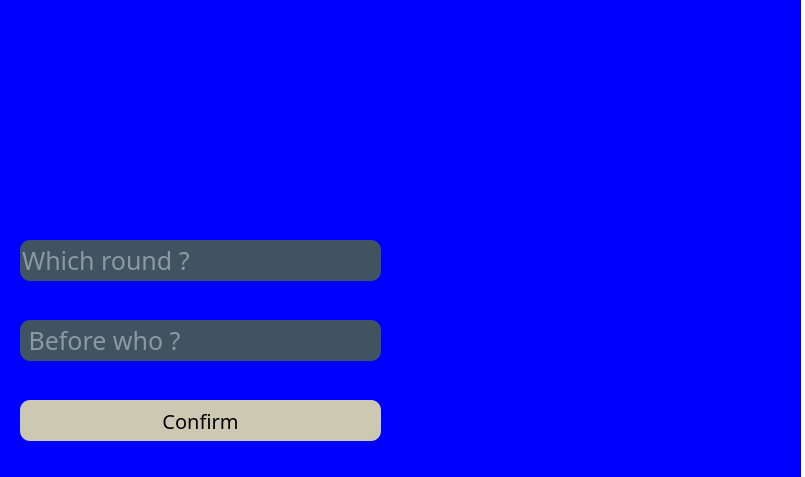
<?xml version="1.0" encoding="UTF-8"?>
<ui version="4.0">
 <class>ChooseRound</class>
 <widget class="QWidget" name="ChooseRound">
  <property name="geometry">
   <rect>
    <x>0</x>
    <y>0</y>
    <width>805</width>
    <height>477</height>
   </rect>
  </property>
  <property name="windowTitle">
   <string>Form</string>
  </property>
  <property name="styleSheet">
   <string notr="true">*{
	background:rgb(255, 255, 255);
	font-size:20px;
	font-family:Century Gothic,sans-serif;
}
QFrame{
background: blue;
}
QFrame{
	border:sold 10px rgba(0,0,0);
	background-image: url(I:/coding/C++project/final_checker_v1/pictureSource/postcard2.png);
}
QLineEdit{
	color: #8d98a1;
	background-color:#405361;
qproperty-alignment:AlignHCenter;
}
QLineEdit{
	color: #8d98a1;
	background-color:#405361;
	font-size:25px;
	border-style:outset;
	border-radius:10px;
}
QPushButton{
	background:#CDC8B1;
	border-style:outset;
	border-radius:10px;
 
}
QPushButton:pressed{
	background-color:#CDCDC1;
	border-style:inset;
}
QCheckBox{
	background:rgba(85,170,225,0);
	color:white;
}
QLabel{
	background:rgba(85,170,225,0);
	color:white;
	font-style: italic bold;
	font size:50px;
}

</string>
  </property>
  <widget class="QFrame" name="frame">
   <property name="geometry">
    <rect>
     <x>0</x>
     <y>-10</y>
     <width>801</width>
     <height>491</height>
    </rect>
   </property>
   <property name="frameShape">
    <enum>QFrame::StyledPanel</enum>
   </property>
   <property name="frameShadow">
    <enum>QFrame::Raised</enum>
   </property>
   <widget class="QPushButton" name="confirm">
    <property name="geometry">
     <rect>
      <x>20</x>
      <y>410</y>
      <width>361</width>
      <height>41</height>
     </rect>
    </property>
    <property name="font">
     <font>
      <pointsize>-1</pointsize>
     </font>
    </property>
    <property name="text">
     <string>Confirm</string>
    </property>
   </widget>
   <widget class="QLineEdit" name="whichRound">
    <property name="geometry">
     <rect>
      <x>20</x>
      <y>250</y>
      <width>361</width>
      <height>41</height>
     </rect>
    </property>
    <property name="text">
     <string>Which round ?</string>
    </property>
   </widget>
   <widget class="QLineEdit" name="beforeWho">
    <property name="geometry">
     <rect>
      <x>20</x>
      <y>330</y>
      <width>361</width>
      <height>41</height>
     </rect>
    </property>
    <property name="text">
     <string> Before who ?</string>
    </property>
   </widget>
   <widget class="QPushButton" name="exit">
    <property name="geometry">
     <rect>
      <x>630</x>
      <y>60</y>
      <width>111</width>
      <height>131</height>
     </rect>
    </property>
    <property name="styleSheet">
     <string notr="true">background:rgba(85,170,225,0);
	border-style:outset;</string>
    </property>
    <property name="text">
     <string/>
    </property>
   </widget>
  </widget>
 </widget>
 <resources/>
 <connections/>
</ui>
